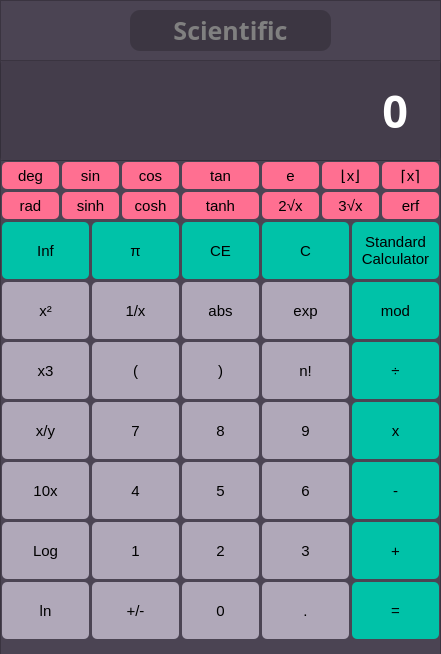
<?xml version="1.0" encoding="UTF-8"?>
<ui version="4.0">
 <class>Form</class>
 <widget class="QWidget" name="Form">
  <property name="geometry">
   <rect>
    <x>0</x>
    <y>0</y>
    <width>441</width>
    <height>654</height>
   </rect>
  </property>
  <property name="windowTitle">
   <string>Form</string>
  </property>
  <property name="styleSheet">
   <string notr="true">QFrame{
background-color: #4B4453;
font-family: times-new-roman;
font-weight: bold;
}

#label{
background-color: rgba(0,0,0,0.2);
color: grey;
font-size: 25px;
border-radius: 10px;
}

#label_2{
padding: 15px;
font-size: 30px;

}

QPushButton{
background-color: #B0A8B9;
border-radius: 5px;
margin: 2px;
font-size: 15px;
}
QPushButton:hover{
background-color: #9B89B3;
}
#Equal, #addition, #subtract, #multiply, #divide, #Exit, #clear, #clear_Erase, #modulus, #mod, #Standard, #nd, #pi, #inf{
background-color: #00C2A8;
}

#Equal:hover, #addition:hover, #subtract:hover, #multiply:hover, #divide:hover, #Exit:hover, #clear:hover, #clear_Erase:hover, #modulus:hover, #mod:hover, #Standard:hover, #nd:hover, #pi:hover, #inf:hover{
background-color: #FFC75F;
}
#result_2{
font-size: 45px;
padding: 20px;
color: white;
background-color: rgba(0,0,0,0.1);
border-radius: 5px;
}

#top_result_2{
color: white;
font-size: 20px;
background-color: rgba(0,0,0,0.0);
padding: 5px;
}

#nd_2, #sin, #cos, #tan, #hyp, #sec, #csc, #cot, #vertical_bars_2, #floor_brackets, #ceiling_brackets, #rand, #dms, #deg, #rad, #sinh, #cosh, #tanh, #square_root, #cube_root, #e, #erf{
background-color: #FF6F91;
}

#deg:hover, #sin:hover, #cos:hover, #tan:hover, #rad:hover, #sinh:hover, #cosh:hover, #tanh:hover, #vertical_bars:hover, #floor_brackets:hover, #ceiling_brackets:hover, #square_root:hover, #cube_root:hover, #e:hover, #erf:hover{
background-color: #FF9671;
}
</string>
  </property>
  <widget class="QFrame" name="frame_3">
   <property name="geometry">
    <rect>
     <x>0</x>
     <y>160</y>
     <width>441</width>
     <height>501</height>
    </rect>
   </property>
   <property name="styleSheet">
    <string notr="true"/>
   </property>
   <property name="frameShape">
    <enum>QFrame::StyledPanel</enum>
   </property>
   <property name="frameShadow">
    <enum>QFrame::Raised</enum>
   </property>
   <widget class="QPushButton" name="Equal">
    <property name="geometry">
     <rect>
      <x>350</x>
      <y>420</y>
      <width>91</width>
      <height>61</height>
     </rect>
    </property>
    <property name="text">
     <string>=</string>
    </property>
   </widget>
   <widget class="QPushButton" name="point">
    <property name="geometry">
     <rect>
      <x>260</x>
      <y>420</y>
      <width>91</width>
      <height>61</height>
     </rect>
    </property>
    <property name="text">
     <string>.</string>
    </property>
   </widget>
   <widget class="QPushButton" name="zero">
    <property name="geometry">
     <rect>
      <x>180</x>
      <y>420</y>
      <width>81</width>
      <height>61</height>
     </rect>
    </property>
    <property name="text">
     <string>0</string>
    </property>
   </widget>
   <widget class="QPushButton" name="plus_minus">
    <property name="geometry">
     <rect>
      <x>90</x>
      <y>420</y>
      <width>91</width>
      <height>61</height>
     </rect>
    </property>
    <property name="text">
     <string>+/-</string>
    </property>
   </widget>
   <widget class="QPushButton" name="addition">
    <property name="geometry">
     <rect>
      <x>350</x>
      <y>360</y>
      <width>91</width>
      <height>61</height>
     </rect>
    </property>
    <property name="text">
     <string>+</string>
    </property>
   </widget>
   <widget class="QPushButton" name="subtract">
    <property name="geometry">
     <rect>
      <x>350</x>
      <y>300</y>
      <width>91</width>
      <height>61</height>
     </rect>
    </property>
    <property name="text">
     <string>-</string>
    </property>
   </widget>
   <widget class="QPushButton" name="multiply">
    <property name="geometry">
     <rect>
      <x>350</x>
      <y>240</y>
      <width>91</width>
      <height>61</height>
     </rect>
    </property>
    <property name="text">
     <string>x</string>
    </property>
   </widget>
   <widget class="QPushButton" name="divide">
    <property name="geometry">
     <rect>
      <x>350</x>
      <y>180</y>
      <width>91</width>
      <height>61</height>
     </rect>
    </property>
    <property name="text">
     <string>÷</string>
    </property>
   </widget>
   <widget class="QPushButton" name="Standard">
    <property name="geometry">
     <rect>
      <x>350</x>
      <y>60</y>
      <width>91</width>
      <height>61</height>
     </rect>
    </property>
    <property name="text">
     <string>Standard
Calculator</string>
    </property>
   </widget>
   <widget class="QPushButton" name="number_3">
    <property name="geometry">
     <rect>
      <x>260</x>
      <y>360</y>
      <width>91</width>
      <height>61</height>
     </rect>
    </property>
    <property name="text">
     <string>3</string>
    </property>
   </widget>
   <widget class="QPushButton" name="number_2">
    <property name="geometry">
     <rect>
      <x>180</x>
      <y>360</y>
      <width>81</width>
      <height>61</height>
     </rect>
    </property>
    <property name="text">
     <string>2</string>
    </property>
   </widget>
   <widget class="QPushButton" name="number_1">
    <property name="geometry">
     <rect>
      <x>90</x>
      <y>360</y>
      <width>91</width>
      <height>61</height>
     </rect>
    </property>
    <property name="text">
     <string>1</string>
    </property>
   </widget>
   <widget class="QPushButton" name="number_6">
    <property name="geometry">
     <rect>
      <x>260</x>
      <y>300</y>
      <width>91</width>
      <height>61</height>
     </rect>
    </property>
    <property name="text">
     <string>6</string>
    </property>
   </widget>
   <widget class="QPushButton" name="number_5">
    <property name="geometry">
     <rect>
      <x>180</x>
      <y>300</y>
      <width>81</width>
      <height>61</height>
     </rect>
    </property>
    <property name="text">
     <string>5</string>
    </property>
   </widget>
   <widget class="QPushButton" name="number_4">
    <property name="geometry">
     <rect>
      <x>90</x>
      <y>300</y>
      <width>91</width>
      <height>61</height>
     </rect>
    </property>
    <property name="text">
     <string>4</string>
    </property>
   </widget>
   <widget class="QPushButton" name="number_9">
    <property name="geometry">
     <rect>
      <x>260</x>
      <y>240</y>
      <width>91</width>
      <height>61</height>
     </rect>
    </property>
    <property name="text">
     <string>9</string>
    </property>
   </widget>
   <widget class="QPushButton" name="number_8">
    <property name="geometry">
     <rect>
      <x>180</x>
      <y>240</y>
      <width>81</width>
      <height>61</height>
     </rect>
    </property>
    <property name="text">
     <string>8</string>
    </property>
   </widget>
   <widget class="QPushButton" name="number_7">
    <property name="geometry">
     <rect>
      <x>90</x>
      <y>240</y>
      <width>91</width>
      <height>61</height>
     </rect>
    </property>
    <property name="text">
     <string>7</string>
    </property>
   </widget>
   <widget class="QPushButton" name="nfactorial">
    <property name="geometry">
     <rect>
      <x>260</x>
      <y>180</y>
      <width>91</width>
      <height>61</height>
     </rect>
    </property>
    <property name="text">
     <string>n!</string>
    </property>
   </widget>
   <widget class="QPushButton" name="close_parenthisis">
    <property name="geometry">
     <rect>
      <x>180</x>
      <y>180</y>
      <width>81</width>
      <height>61</height>
     </rect>
    </property>
    <property name="text">
     <string>)</string>
    </property>
   </widget>
   <widget class="QPushButton" name="open_parenthisis">
    <property name="geometry">
     <rect>
      <x>90</x>
      <y>180</y>
      <width>91</width>
      <height>61</height>
     </rect>
    </property>
    <property name="text">
     <string>(</string>
    </property>
   </widget>
   <widget class="QPushButton" name="clear">
    <property name="geometry">
     <rect>
      <x>260</x>
      <y>60</y>
      <width>91</width>
      <height>61</height>
     </rect>
    </property>
    <property name="text">
     <string>C</string>
    </property>
   </widget>
   <widget class="QPushButton" name="clear_Erase">
    <property name="geometry">
     <rect>
      <x>180</x>
      <y>60</y>
      <width>81</width>
      <height>61</height>
     </rect>
    </property>
    <property name="text">
     <string>CE</string>
    </property>
   </widget>
   <widget class="QPushButton" name="pi">
    <property name="geometry">
     <rect>
      <x>90</x>
      <y>60</y>
      <width>91</width>
      <height>61</height>
     </rect>
    </property>
    <property name="text">
     <string>π</string>
    </property>
   </widget>
   <widget class="QPushButton" name="ln">
    <property name="geometry">
     <rect>
      <x>0</x>
      <y>420</y>
      <width>91</width>
      <height>61</height>
     </rect>
    </property>
    <property name="text">
     <string>ln</string>
    </property>
   </widget>
   <widget class="QPushButton" name="log">
    <property name="geometry">
     <rect>
      <x>0</x>
      <y>360</y>
      <width>91</width>
      <height>61</height>
     </rect>
    </property>
    <property name="text">
     <string>Log</string>
    </property>
   </widget>
   <widget class="QPushButton" name="pow_ten">
    <property name="geometry">
     <rect>
      <x>0</x>
      <y>300</y>
      <width>91</width>
      <height>61</height>
     </rect>
    </property>
    <property name="text">
     <string>10x</string>
    </property>
   </widget>
   <widget class="QPushButton" name="xy">
    <property name="geometry">
     <rect>
      <x>0</x>
      <y>240</y>
      <width>91</width>
      <height>61</height>
     </rect>
    </property>
    <property name="text">
     <string>x/y</string>
    </property>
   </widget>
   <widget class="QPushButton" name="pow_three">
    <property name="geometry">
     <rect>
      <x>0</x>
      <y>180</y>
      <width>91</width>
      <height>61</height>
     </rect>
    </property>
    <property name="text">
     <string>x3</string>
    </property>
   </widget>
   <widget class="QPushButton" name="squared">
    <property name="geometry">
     <rect>
      <x>0</x>
      <y>120</y>
      <width>91</width>
      <height>61</height>
     </rect>
    </property>
    <property name="text">
     <string>x²</string>
    </property>
   </widget>
   <widget class="QPushButton" name="one_x">
    <property name="geometry">
     <rect>
      <x>90</x>
      <y>120</y>
      <width>91</width>
      <height>61</height>
     </rect>
    </property>
    <property name="text">
     <string>1/x</string>
    </property>
   </widget>
   <widget class="QPushButton" name="abs">
    <property name="geometry">
     <rect>
      <x>180</x>
      <y>120</y>
      <width>81</width>
      <height>61</height>
     </rect>
    </property>
    <property name="text">
     <string>abs</string>
    </property>
   </widget>
   <widget class="QPushButton" name="exp">
    <property name="geometry">
     <rect>
      <x>260</x>
      <y>120</y>
      <width>91</width>
      <height>61</height>
     </rect>
    </property>
    <property name="text">
     <string>exp</string>
    </property>
   </widget>
   <widget class="QPushButton" name="mod">
    <property name="geometry">
     <rect>
      <x>350</x>
      <y>120</y>
      <width>91</width>
      <height>61</height>
     </rect>
    </property>
    <property name="text">
     <string>mod</string>
    </property>
   </widget>
   <widget class="QPushButton" name="inf">
    <property name="geometry">
     <rect>
      <x>0</x>
      <y>60</y>
      <width>91</width>
      <height>61</height>
     </rect>
    </property>
    <property name="text">
     <string>Inf</string>
    </property>
   </widget>
   <widget class="QPushButton" name="floor_brackets">
    <property name="geometry">
     <rect>
      <x>320</x>
      <y>0</y>
      <width>61</width>
      <height>31</height>
     </rect>
    </property>
    <property name="text">
     <string>⌊x⌋</string>
    </property>
   </widget>
   <widget class="QPushButton" name="cos">
    <property name="geometry">
     <rect>
      <x>120</x>
      <y>0</y>
      <width>61</width>
      <height>31</height>
     </rect>
    </property>
    <property name="text">
     <string>cos</string>
    </property>
   </widget>
   <widget class="QPushButton" name="e">
    <property name="geometry">
     <rect>
      <x>260</x>
      <y>0</y>
      <width>61</width>
      <height>31</height>
     </rect>
    </property>
    <property name="text">
     <string>e</string>
    </property>
   </widget>
   <widget class="QPushButton" name="tanh">
    <property name="geometry">
     <rect>
      <x>180</x>
      <y>30</y>
      <width>81</width>
      <height>31</height>
     </rect>
    </property>
    <property name="text">
     <string>tanh</string>
    </property>
   </widget>
   <widget class="QPushButton" name="erf">
    <property name="geometry">
     <rect>
      <x>380</x>
      <y>30</y>
      <width>61</width>
      <height>31</height>
     </rect>
    </property>
    <property name="text">
     <string>erf</string>
    </property>
   </widget>
   <widget class="QPushButton" name="sin">
    <property name="geometry">
     <rect>
      <x>60</x>
      <y>0</y>
      <width>61</width>
      <height>31</height>
     </rect>
    </property>
    <property name="text">
     <string>sin</string>
    </property>
   </widget>
   <widget class="QPushButton" name="ceiling_brackets">
    <property name="geometry">
     <rect>
      <x>380</x>
      <y>0</y>
      <width>61</width>
      <height>31</height>
     </rect>
    </property>
    <property name="text">
     <string>⌈x⌉</string>
    </property>
   </widget>
   <widget class="QPushButton" name="square_root">
    <property name="geometry">
     <rect>
      <x>260</x>
      <y>30</y>
      <width>61</width>
      <height>31</height>
     </rect>
    </property>
    <property name="text">
     <string>2√x</string>
    </property>
   </widget>
   <widget class="QPushButton" name="tan">
    <property name="geometry">
     <rect>
      <x>180</x>
      <y>0</y>
      <width>81</width>
      <height>31</height>
     </rect>
    </property>
    <property name="text">
     <string>tan</string>
    </property>
   </widget>
   <widget class="QPushButton" name="deg">
    <property name="geometry">
     <rect>
      <x>0</x>
      <y>0</y>
      <width>61</width>
      <height>31</height>
     </rect>
    </property>
    <property name="text">
     <string>deg</string>
    </property>
   </widget>
   <widget class="QPushButton" name="cube_root">
    <property name="geometry">
     <rect>
      <x>320</x>
      <y>30</y>
      <width>61</width>
      <height>31</height>
     </rect>
    </property>
    <property name="text">
     <string>3√x</string>
    </property>
   </widget>
   <widget class="QPushButton" name="sinh">
    <property name="geometry">
     <rect>
      <x>60</x>
      <y>30</y>
      <width>61</width>
      <height>31</height>
     </rect>
    </property>
    <property name="text">
     <string>sinh</string>
    </property>
   </widget>
   <widget class="QPushButton" name="cosh">
    <property name="geometry">
     <rect>
      <x>120</x>
      <y>30</y>
      <width>61</width>
      <height>31</height>
     </rect>
    </property>
    <property name="text">
     <string>cosh</string>
    </property>
   </widget>
   <widget class="QPushButton" name="rad">
    <property name="geometry">
     <rect>
      <x>0</x>
      <y>30</y>
      <width>61</width>
      <height>31</height>
     </rect>
    </property>
    <property name="text">
     <string>rad</string>
    </property>
   </widget>
  </widget>
  <widget class="QFrame" name="frame_2">
   <property name="geometry">
    <rect>
     <x>0</x>
     <y>50</y>
     <width>441</width>
     <height>111</height>
    </rect>
   </property>
   <property name="frameShape">
    <enum>QFrame::StyledPanel</enum>
   </property>
   <property name="frameShadow">
    <enum>QFrame::Raised</enum>
   </property>
   <widget class="QLabel" name="result_2">
    <property name="geometry">
     <rect>
      <x>0</x>
      <y>10</y>
      <width>441</width>
      <height>101</height>
     </rect>
    </property>
    <property name="text">
     <string>0</string>
    </property>
    <property name="alignment">
     <set>Qt::AlignRight|Qt::AlignTrailing|Qt::AlignVCenter</set>
    </property>
   </widget>
   <widget class="QLabel" name="top_result_2">
    <property name="geometry">
     <rect>
      <x>10</x>
      <y>10</y>
      <width>421</width>
      <height>31</height>
     </rect>
    </property>
    <property name="text">
     <string/>
    </property>
    <property name="alignment">
     <set>Qt::AlignRight|Qt::AlignTrailing|Qt::AlignVCenter</set>
    </property>
   </widget>
  </widget>
  <widget class="QFrame" name="frame">
   <property name="geometry">
    <rect>
     <x>0</x>
     <y>0</y>
     <width>441</width>
     <height>61</height>
    </rect>
   </property>
   <property name="frameShape">
    <enum>QFrame::StyledPanel</enum>
   </property>
   <property name="frameShadow">
    <enum>QFrame::Raised</enum>
   </property>
   <widget class="QLabel" name="label">
    <property name="geometry">
     <rect>
      <x>130</x>
      <y>10</y>
      <width>201</width>
      <height>41</height>
     </rect>
    </property>
    <property name="text">
     <string>Scientific</string>
    </property>
    <property name="alignment">
     <set>Qt::AlignCenter</set>
    </property>
   </widget>
  </widget>
 </widget>
 <resources/>
 <connections/>
</ui>
